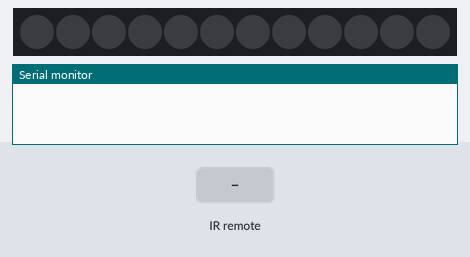
A sketch run on a simulated Arduino Uno, built with avr-gcc and run on an emulated ATmega328P. Shown: 12 RGB LEDs in strip order, left to right, the last lines printed to the serial monitor. Inputs (shaded band) come from the test bench. Dim RGB values are drawn brighter than linear.

Above: at 1.2 s.
1.3 s: infrared code 0x44 received
At 1.8 s:
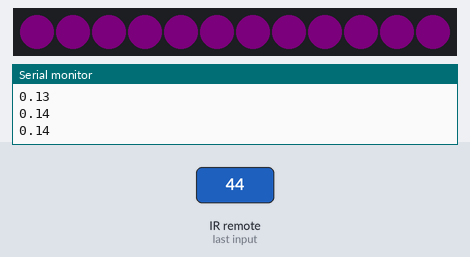
3.4 s: infrared code 0x45 received
At 4.1 s:
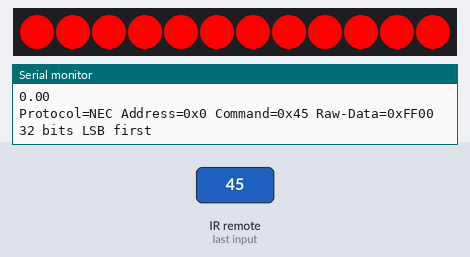
4.9 s: infrared code 0x46 received
At 5.4 s:
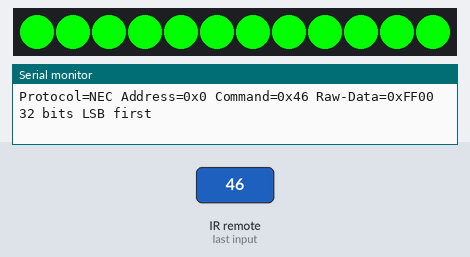
6.4 s: infrared code 0x47 received
At 7.6 s:
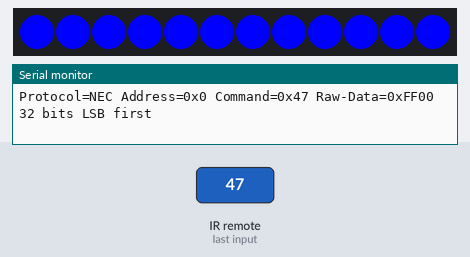
7.9 s: infrared code 0x40 received
At 8.5 s:
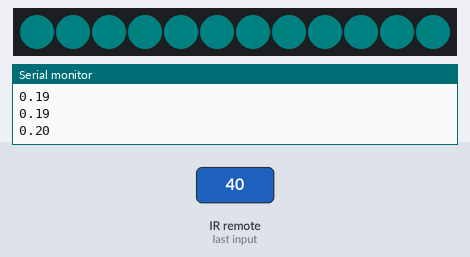
9.8 s: infrared code 0x19 received
At 10.1 s:
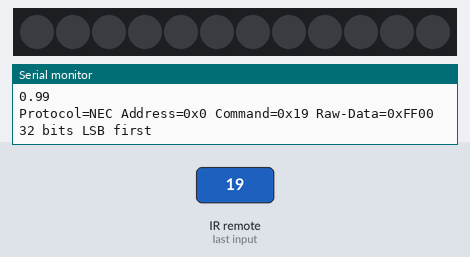
Timing chart, 0 to 12.3 s (numbered marks = the images above; inputs shaded):
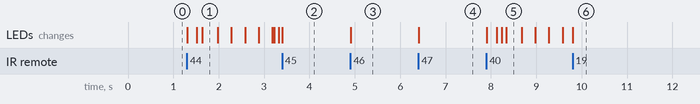

Measured:
- after the input at 1.3 s, the LEDs: first change at once (image 1 shows a later state)
- after the input at 3.4 s, the LEDs: change at once (image 2)
- after the input at 4.9 s, the LEDs: change at once (image 3)
- after the input at 6.4 s, the LEDs: change at once (image 4)
- after the input at 7.9 s, the LEDs: first change at once (image 5 shows a later state)
- after the input at 9.8 s, the LEDs: change at once (image 6)

The sketch:

LEDs.ino
```cpp
#include <Adafruit_NeoPixel.h>
#include <IRremote.h>

// NeoPixel settings
#define LED_PIN 6
#define LED_COUNT 12

// IR remote control settings
#define IR_PIN 2

// Fading settings
#define FADE_STEP 1
#define FADE_INTERVAL 10 // in milliseconds

// Commands
#define RED 0x45
#define GREEN 0x46
#define BLUE 0x47
#define FADE_MAGENTA 0x44
#define FADE_CYAN 0x40
#define FADE_MULTI 0x43
#define OFF 0x19

// Colors
#define REDHUE uint16_t((0./360) * 65535)
#define ORANGEHUE uint16_t((30./360) * 65535)
#define YELLOWHUE uint16_t((60./360) * 65535)
#define GREENHUE uint16_t((120./360) * 65535)
#define CYANHUE uint16_t((180./360) * 65535)
#define BLUEHUE uint16_t((240./360) * 65535)
#define MAGENTAHUE uint16_t((300./360) * 65535)

#define PI 3.14159265358979323846

Adafruit_NeoPixel strip(LED_COUNT, LED_PIN, NEO_GRB + NEO_KHZ800);
IRrecv irrecv(IR_PIN);
uint16_t command;

struct HSVColor {
    uint16_t hue;
    uint8_t saturation;
    uint8_t value;
};

class LedFader {
    public:
    HSVColor* colorList;
    int colorListLength;
    int delayInterval;
    float fadeTime;
    float holdTime;

    LedFader(HSVColor* colorList, int colorListLength, int fadeTime = 2000,
            int holdTime = 0, int delayInterval=10)
             :colorList(colorList), colorListLength(colorListLength), fadeTime(fadeTime),
             holdTime(holdTime), delayInterval(delayInterval) {
                reset();
             }

    void update() {
        if (intervalDelay()) {
            elapsedTime = millis() - stateStart;
            switch(state){
            case Fade:
                fadeLEDs();
                if (elapsedTime >= fadeTime) {
                    incrementList();
                    state=Hold;
                    stateStart = millis();
                }
                break;
            case Hold:
                HSVColor color = colorList[currentIndex];
                strip.fill(strip.gamma32(strip.ColorHSV(color.hue, color.saturation, color.value)));
                strip.show();
                if (elapsedTime >= holdTime) {
                    state=Fade;
                    stateStart=millis();
                }
                break;
            }
        }
    }

    void reset(){
        currentIndex = 0;
        nextIndex = 1;
        state=Hold;
        stateStart = millis();
    }

    private:
    float sinTimeMapper(float time) {
        return 0.5+0.5*sin(PI*time-PI/2);

        // Step time mapper:
        // if (time >=0.5) {
        //     return 1;
        // } else {
        //     return 0;
        // }
    }

    void incrementList(){
        // Go up then back down color list
        if (nextIndex > currentIndex) {
            // Going up
            if (nextIndex == colorListLength-1) {
                // Reached the top
                currentIndex = nextIndex;
                nextIndex--;
            } else {
                currentIndex = nextIndex;
                nextIndex ++;
            }
        } else {
            // Going down
            if (nextIndex == 0) {
                // Reached the bottom
                currentIndex = nextIndex;
                nextIndex++;
            } else {
                currentIndex = nextIndex;
                nextIndex --;
            }
        }
    }

    void fadeLEDs(){
        HSVColor startColor = colorList[currentIndex];
        HSVColor targetColor = colorList[nextIndex];
        float time = sinTimeMapper(elapsedTime/fadeTime);
        // float time = elapsedTime/fadeTime;
        Serial.println(time);
        HSVColor color = gradient(startColor, targetColor, time);
        strip.fill(strip.gamma32(strip.ColorHSV(color.hue, color.saturation, color.value)));
        strip.show();
    }

    enum State {
        Fade,
        Hold
    };
    // Calculate a point between two brightnesses
    HSVColor gradient(HSVColor startColor, HSVColor targetColor, float proportion) {

        uint16_t hue;
        if (targetColor.hue - startColor.hue < startColor.hue - targetColor.hue) {
            hue = startColor.hue + int((targetColor.hue-startColor.hue)*proportion);
        } else {
            hue = startColor.hue - int((startColor.hue-targetColor.hue)*proportion);
        }
        int saturation = startColor.saturation + int((targetColor.saturation-startColor.saturation)*proportion);
        int brightness = startColor.value + int((targetColor.value-startColor.value)*proportion);

        HSVColor color = {hue, saturation, brightness};

        return color;
    }
    bool intervalDelay() {
        unsigned long currentMillis = millis();
        static unsigned long previousMillis = 0;
        if (currentMillis - previousMillis >= delayInterval) {
            previousMillis = currentMillis;
            return true;
        } else {
            return false;
        }
    }

    LedFader::State state;
    int currentIndex;
    int nextIndex;
    unsigned long stateStart;
    unsigned long elapsedTime;
};

bool intervalDelay(int interval) {
    unsigned long currentMillis = millis();
    static unsigned long previousMillis = 0;
    if (currentMillis - previousMillis >= interval) {
        previousMillis = currentMillis;
        return true;
    } else {
        return false;
    }
}

HSVColor fadeCyan[2] = {{32768, 255, 30}, {32768, 255, 255}};
HSVColor fadeMagenta[2] = {{54613, 255, 30}, {54613, 255, 255}};
HSVColor multiColorFade[7] = {{REDHUE, 255, 150},
                              {ORANGEHUE, 255, 150},
                              {YELLOWHUE, 255, 150},
                              {GREENHUE, 255, 150},
                              {CYANHUE, 255, 150},
                              {BLUEHUE, 255, 150},
                              {MAGENTAHUE, 255, 150}};

LedFader cyanFader(fadeCyan,2, 2000, 0);
LedFader magentaFader(fadeMagenta,2, 2000, 0);
LedFader multiColorFader(multiColorFade, 7, 2000, 3000);

void setup() {
  strip.begin();
  strip.show(); // initialize all pixels to off

  irrecv.enableIRIn(); // start receiving IR signals

  Serial.begin(115200);
}

void loop() {
  // Check for IR signals
  if (irrecv.decode()) {
    // Handle the IR signal here
    irrecv.resume(); // receive the next value
    irrecv.printIRResultShort(&Serial);
    switch(irrecv.decodedIRData.command) {
    case RED:
        command = RED;
        break;
    case GREEN:
        command = GREEN;
        break;
    case BLUE:
        command = BLUE;
        break;
    case FADE_MAGENTA:
        command = FADE_MAGENTA;
        magentaFader.reset();
        break;
    case FADE_CYAN:
        command = FADE_CYAN;
        cyanFader.reset();
        break;
    case FADE_MULTI:
        command = FADE_MULTI;
        multiColorFader.reset();
        break;
    case OFF:
        command = OFF;
        break;
    default:
        break;
    }
  }

  switch(command){
  case RED:
    if (intervalDelay(FADE_INTERVAL)){
        strip.fill(strip.Color(255,0,0));
        strip.show();
    }
    break;
  case GREEN:
    if (intervalDelay(FADE_INTERVAL)){
        strip.fill(strip.Color(0,255,0));
        strip.show();
    }
    break;
  case BLUE:
    if (intervalDelay(FADE_INTERVAL)){
        strip.fill(strip.Color(0,0,255));
        strip.show();
    }
    break;
  case OFF:
    if (intervalDelay(FADE_INTERVAL)){
        strip.clear();
        strip.show();
    }
    break;
  case FADE_MAGENTA:
    magentaFader.update();
    break;
  case FADE_CYAN:
    cyanFader.update();
    break;
  case FADE_MULTI:
    multiColorFader.update();
    break;
  default:
    break;
  }

}
```
